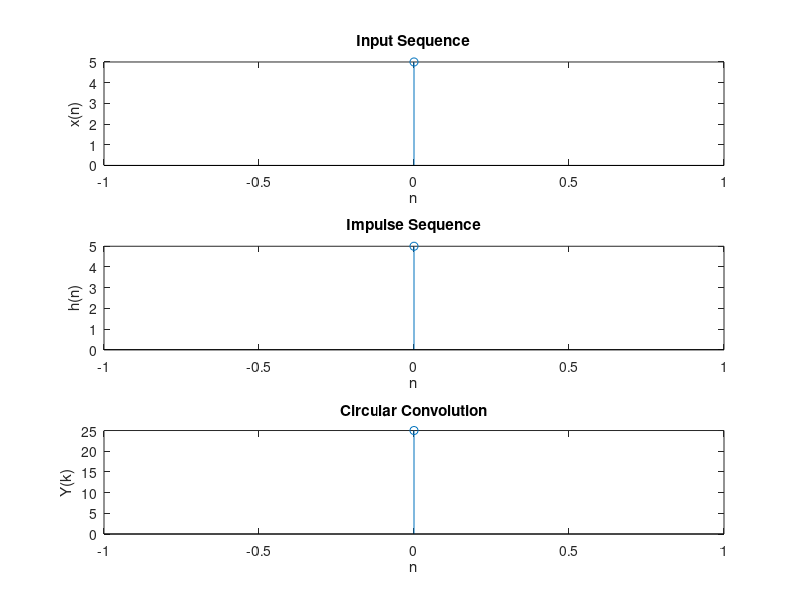

The MATLAB source for this figure:
% Program to perform Circular Convolution using FFT
% Example:
% Enter the input Sequence: [1 5 6]
% Enter the impulse response: [7 8 9]
% Output:   
%    100
%     97
%     91

clear all;
x=input('Enter the input Sequence: ');
h=input('Enter the impulse response: ');
N=max(length(x),length(h));
n=0:N-1;
X1=[x zeros(1,N-length(x))];
H1=[h zeros(1,N-length(h))];
X2=fft(x,N);
H2=fft(h,N);
OUT=X2.*H2;
ANS=ifft(OUT);
disp('Output:   ');
disp(ANS');
subplot(311);
stem(n,X1);title('Input Sequence');
ylabel('x(n)');xlabel('n');
axis tight;
subplot(312);
stem(n,H1);title('Impulse Sequence');
ylabel('h(n)');xlabel('n');
axis tight;
subplot(313);
stem(n,ANS(1:N));title('Circular Convolution');
ylabel('Y(k)');xlabel('n');
axis tight;